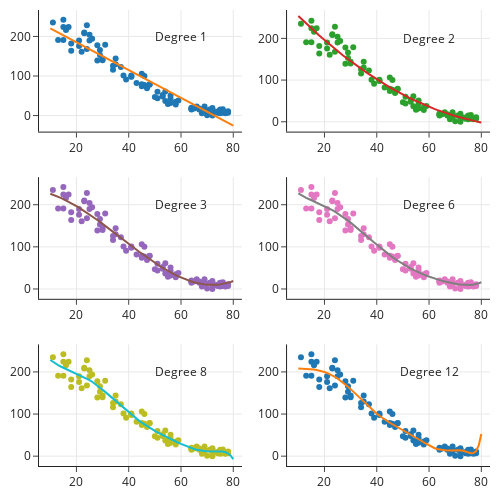

Write notebook code for a chart like this one.
### Markdown cell above
We can also visualize the different polynomial fits in separate facets:

### Code cell
ys = [make_ys(mod = mods[j], deg = degrees[j], xs = xs)
      for j in range(6)]

fig = make_subplots(rows=3, cols=2)

fig.add_trace(
    go.Scatter(x=X['temp'], y=y,
              mode="markers"),
    row=1, col=1)

fig.add_trace(
    go.Scatter(x=xs, y=ys[0]), 
    row=1, col=1)

fig.add_annotation(x=60, y=200,
            text="Degree 1", showarrow=False,
            row=1, col=1)

fig.add_trace(
    go.Scatter(x=X['temp'], y=y,
              mode="markers"),
    row=1, col=2)

fig.add_trace(
    go.Scatter(x=xs, y=ys[1]), 
    row=1, col=2)

fig.add_annotation(x=60, y=200,
            text="Degree 2", showarrow=False,
            row=1, col=2)

fig.add_trace(
    go.Scatter(x=X['temp'], y=y,
              mode="markers"),
    row=2, col=1)

fig.add_trace(
    go.Scatter(x=xs, y=ys[2]), 
    row=2, col=1)

fig.add_annotation(x=60, y=200,
            text="Degree 3", showarrow=False,
            row=2, col=1)

fig.add_trace(
    go.Scatter(x=X['temp'], y=y,
              mode="markers"),
    row=2, col=2)

fig.add_trace(
    go.Scatter(x=xs, y=ys[3]), 
    row=2, col=2)

fig.add_annotation(x=60, y=200,
            text="Degree 6", showarrow=False,
            row=2, col=2)

fig.add_trace(
    go.Scatter(x=X['temp'], y=y,
              mode="markers"),
    row=3, col=1)

fig.add_trace(
    go.Scatter(x=xs, y=ys[4]), 
    row=3, col=1)

fig.add_annotation(x=60, y=200,
            text="Degree 8", showarrow=False,
            row=3, col=1)

fig.add_trace(
    go.Scatter(x=X['temp'], y=y,
              mode="markers"),
    row=3, col=2)

fig.add_trace(
    go.Scatter(x=xs, y=ys[5]), 
    row=3, col=2)

fig.add_annotation(x=60, y=200,
            text="Degree 12", showarrow=False,
            row=3, col=2)


fig.update_layout(height=500, width=500, showlegend=False)
fig.show()
